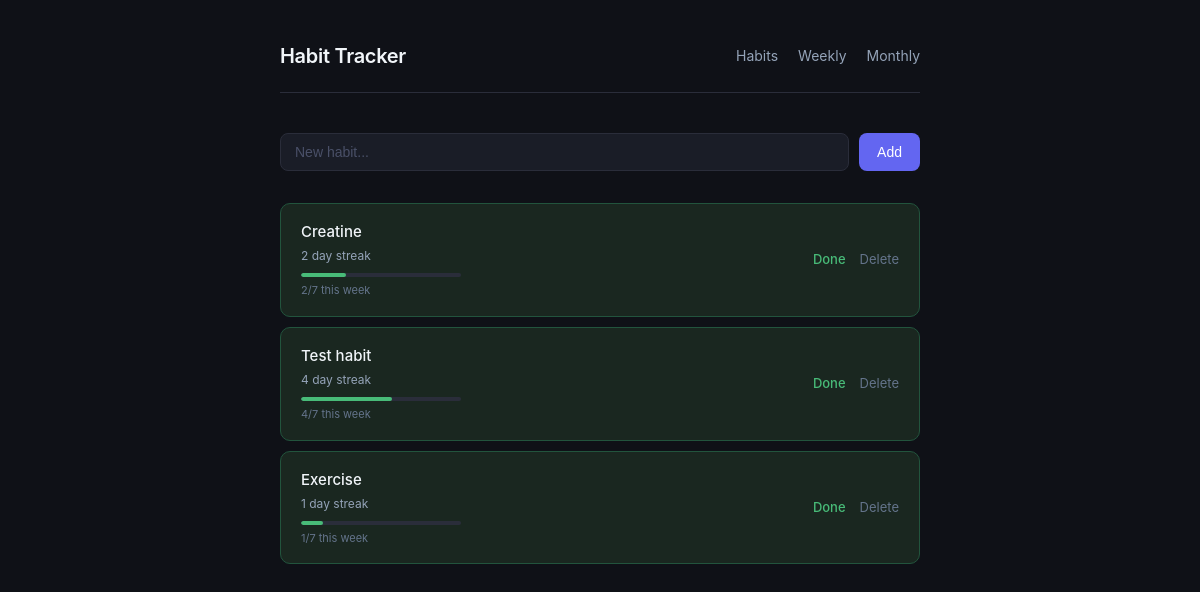
The page / on the database its author committed.
### tables this page shows
CREATE TABLE habits (
            id INTEGER PRIMARY KEY AUTOINCREMENT,
            name TEXT NOT NULL UNIQUE,
            created_at DATE DEFAULT (DATE('now'))
        );

### app.py (the view)
@app.route("/")
def index():
    from datetime import date
    today = date.today().isoformat()
    conn = get_connection()
    habits = conn.execute("SELECT * FROM habits ORDER BY created_at DESC").fetchall()
    logged_today = set(
        row["habit_id"] for row in conn.execute(
            "SELECT habit_id FROM logs WHERE logged_date = ?", (today,)
        ).fetchall()
    )
    conn.close()
    streaks = {habit["id"]: get_streak(habit["id"]) for habit in habits}
    weekly_counts = get_weekly_counts()
    return render_template("index.html", habits=habits, streaks=streaks, logged_today=logged_today, weekly_counts=weekly_counts)

### database.py (called while the page is built)
def get_connection():
    conn = sqlite3.connect(DB_NAME)
    conn.row_factory = sqlite3.Row
    return conn

def get_weekly_counts():
    conn = get_connection()
    today = date.today()
    week_ago = today - timedelta(days=6)
    rows = conn.execute(
        "SELECT habit_id, COUNT(*) as count FROM logs WHERE logged_date BETWEEN ? AND ? GROUP BY habit_id",
        (week_ago.isoformat(), today.isoformat())
    ).fetchall()
    conn.close()
    return {row["habit_id"]: row["count"] for row in rows}

def get_streak(habit_id):
    conn = get_connection()
    rows = conn.execute(
        "SELECT logged_date FROM logs WHERE habit_id = ? ORDER BY logged_date DESC",
        (habit_id,)
    ).fetchall()
    conn.close()
    if not rows:
        return 0
    dates = set(date.fromisoformat(row["logged_date"]) for row in rows)
    today = date.today()
    check = today if today in dates else today - timedelta(days=1)
    if check not in dates:
        return 0
    streak = 0
    while check in dates:
        streak += 1
        check -= timedelta(days=1)
    return streak

### templates/index.html (shortened to what this page needs)
{% extends "base.html" %}
{% block content %}
<section class="add-form">
    <form action="/add" method="POST">
        <input type="text" name="name" placeholder="New habit..." required>
        <button type="submit">Add</button>
    </form>
</section>
<section class="habit-list">
    {% for habit in habits %}
    <div class="habit-card {% if habit['id'] in logged_today %}done{% endif %}">
        <div class="habit-info">
            <span class="habit-name">{{ habit["name"] }}</span>
            <span class="habit-streak">{{ streaks[habit["id"]] }} day streak</span>
            {% set count = weekly_counts.get(habit["id"], 0) %}
            <div class="progress-bar">
                <div class="progress-fill" style="width: {{ (count / 7 * 100) | int }}%"></div>
            </div>
            <span class="progress-label">{{ count }}/7 this week</span>
        </div>
        <div class="habit-actions">
            {% if habit["id"] in logged_today %}
                <span class="done-label">Done</span>
            {% else %}
                <form action="/log/{{ habit['id'] }}" method="POST">
                    <button type="submit">Log today</button>
                </form>
            {% endif %}
            <a class="delete" href="/delete/{{ habit['id'] }}">Delete</a>
        </div>
    </div>
    {% else %}
    <p class="empty">No habits yet. Add one above.</p>
    {% endfor %}
</section>
{% endblock %}

### static/style.css (style rules this page uses)
*, *::before, *::after { box-sizing: border-box; margin: 0; padding: 0; }
body { background-color: #0f1117; color: #e2e8f0; font-family: -apple-system, BlinkMacSystemFont, "Segoe UI", Roboto, sans-serif; font-size: 15px; line-height: 1.6; }
.add-form { margin-bottom: 32px; }
.add-form form { display: flex; gap: 10px; }
input[type="text"] { flex: 1; background: #1a1d27; border: 1px solid #2a2d3a; border-radius: 8px; color: #e2e8f0; font-size: 14px; padding: 10px 14px; outline: none; transition: border-color 0.15s; }
input[type="text"]::placeholder { color: #4a5068; }
button { background: #6366f1; border: none; border-radius: 8px; color: #fff; cursor: pointer; font-size: 14px; font-weight: 500; padding: 10px 18px; transition: background 0.15s; white-space: nowrap; }
.habit-list { display: flex; flex-direction: column; gap: 10px; }
.habit-card { background: #1a1d27; border: 1px solid #2a2d3a; border-radius: 10px; display: flex; align-items: center; justify-content: space-between; padding: 16px 20px; transition: border-color 0.15s; }
.habit-card.done { border-color: #22543d; background: #1a2720; }
.done-label { color: #48bb78; font-size: 13px; font-weight: 500; }
.habit-info { display: flex; flex-direction: column; gap: 2px; }
.habit-name { color: #f1f5f9; font-weight: 500; font-size: 15px; }
.habit-streak { color: #94a3b8; font-size: 12px; }
.progress-bar { width: 160px; height: 4px; background: #2a2d3a; border-radius: 2px; margin-top: 6px; overflow: hidden; }
.progress-fill { height: 100%; background: #6366f1; border-radius: 2px; transition: width 0.3s ease; }
.habit-card.done .progress-fill { background: #48bb78; }
.progress-label { font-size: 11px; color: #64748b; margin-top: 3px; display: block; }
.habit-actions { display: flex; align-items: center; gap: 14px; }
a.delete { color: #64748b; font-size: 13px; text-decoration: none; transition: color 0.15s; }

### rows shown on the page
habits: name "Creatine", streaks "2", {{ (count / 7 * 100) | int }} 28 (drawn), count "2", shows "Done"
habits: name "Test habit", streaks "4", {{ (count / 7 * 100) | int }} 57 (drawn), count "4", shows "Done"
habits: name "Exercise", id "1", {{ (count / 7 * 100) | int }} 14 (drawn), shows "Done"
